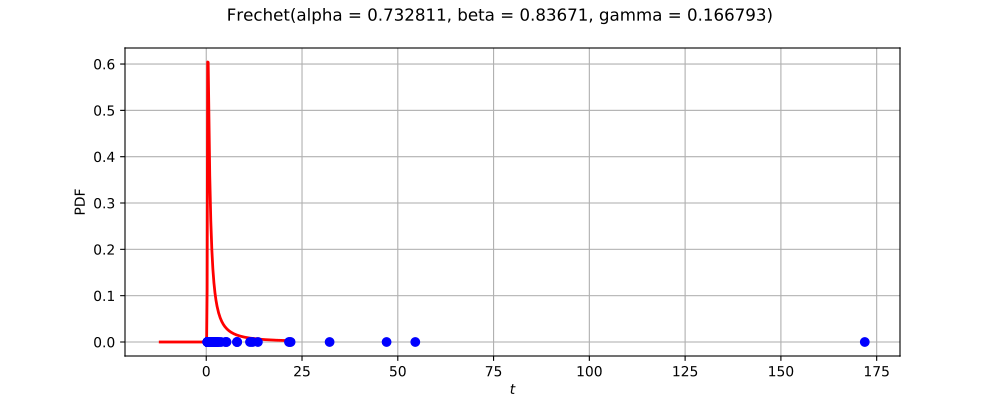

Reproduce this figure in Python.
import openturns as ot
from matplotlib import pyplot as plt
from openturns.viewer import View
ot.RandomGenerator.SetSeed(0)
factory = ot.FrechetFactory()
ref = factory.build()
dimension = ref.getDimension()
if dimension <= 2:
    sample = ref.getSample(50)
    distribution = factory.build(sample)
    if dimension == 1:
        distribution.setDescription(['$t$'])
        pdf_graph = distribution.drawPDF(256)
        cloud = ot.Cloud(sample, ot.Sample(sample.getSize(), 1))
        cloud.setColor('blue')
        cloud.setPointStyle('fcircle')
        pdf_graph.add(cloud)
        fig = plt.figure(figsize=(10, 4))
        plt.suptitle(str(distribution))
        pdf_axis = fig.add_subplot(111)
        View(pdf_graph, figure=fig, axes=[pdf_axis], add_legend=False)
    else:
        sample = ref.getSample(500)
        distribution.setDescription(['$t_0$', '$t_1$'])
        pdf_graph = distribution.drawPDF([256]*2)
        cloud = ot.Cloud(sample)
        cloud.setColor('red')
        cloud.setPointStyle('fcircle')
        pdf_graph.add(cloud)
        fig = plt.figure(figsize=(10, 4))
        plt.suptitle(str(distribution))
        pdf_axis = fig.add_subplot(111)
        View(pdf_graph, figure=fig, axes=[pdf_axis], add_legend=False)
